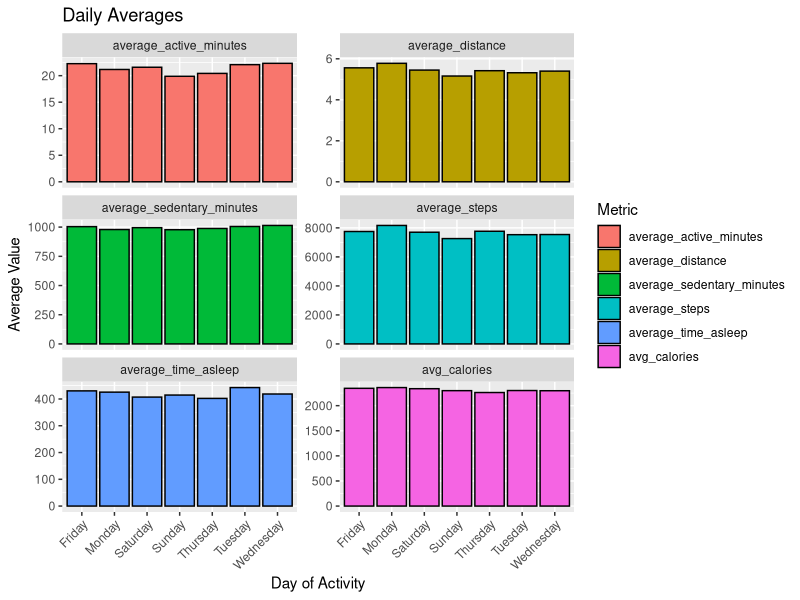
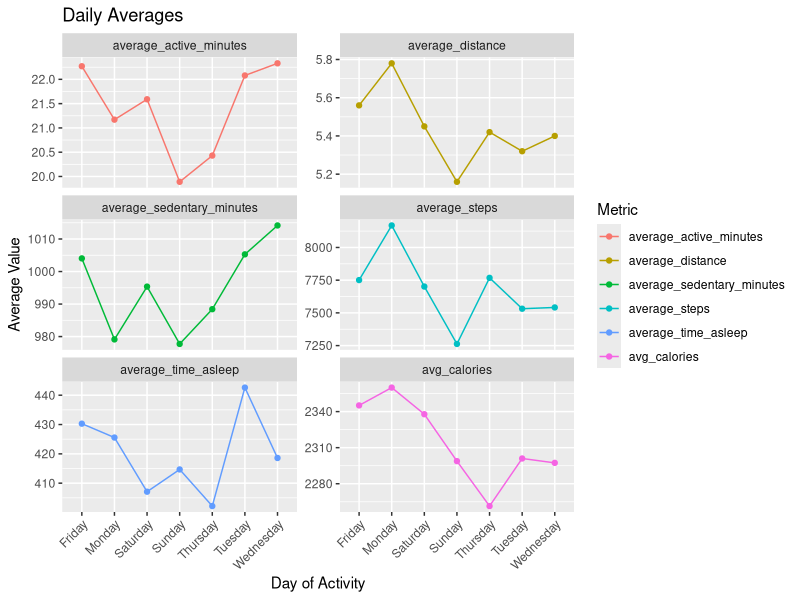

Recreate these plots in R, in order.
## ---- chunk 1
knitr::opts_chunk$set(echo = TRUE)
## ---- chunk 2
library(dplyr)
library(tidyverse)
library(readr)
## ---- chunk 3
fitbit_data<-read.csv("Fitbit_Aggregated_data.csv")
head(fitbit_data)
## ---- chunk 4
fitbit_new<-fitbit_data%>%
  pivot_longer(cols=-day_of_activity,names_to="Metric",values_to = "Value")
## ---- chunk 5

ggplot(fitbit_new, aes(x = day_of_activity, y = Value, fill = Metric)) +
  geom_bar(stat = "identity", position = "dodge", color = "black") +
  labs(title = "Daily Averages",
       x = "Day of Activity",
       y = "Average Value") +
  facet_wrap(~ Metric, scales = "free_y", ncol = 2) +
 # theme_minimal()+
  theme(axis.text.x = element_text(angle = 45, hjust = 1)) 

## ---- chunk 6
ggplot(fitbit_new, aes(x = day_of_activity, y = Value, color = Metric,group= Metric)) +
  geom_point() +
  geom_line()+
  labs(title = "Daily Averages",
       x = "Day of Activity",
       y = "Average Value") +
  facet_wrap(~ Metric, scales = "free_y", ncol = 2) +
 # theme_minimal()+
  theme(axis.text.x = element_text(angle = 45, hjust = 1)) 
